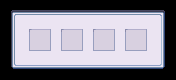

Tiled map render using the project's own tile images. Description and the whole map definition, tile-layer contents included, below:
An orthogonal 11x5 tile map with 16x16 px tiles, 3 tile layers (Tile Layer 1, Tile Layer 2, Tile Layer 3).

<map version="1.10" tiledversion="1.11.2" orientation="orthogonal" renderorder="right-down" width="11" height="5" tilewidth="16" tileheight="16" infinite="0" nextlayerid="5" nextobjectid="1">
 <tileset firstgid="1" source="Modern_UI_Style_2.tsx" />
 <layer id="1" name="Tile Layer 1" width="11" height="5">
  <data encoding="csv">
99,100,100,100,100,100,100,100,100,100,101,
148,149,740,740,149,149,149,149,149,149,150,
148,740,740,740,740,149,149,149,149,149,150,
148,740,740,740,740,149,149,149,149,149,150,
197,198,198,198,198,198,198,198,198,198,199
</data>
 </layer>
 <layer id="2" name="Tile Layer 2" width="11" height="5">
  <data encoding="csv">
448,987,987,987,987,987,987,987,987,987,0,
399,246,247,246,247,246,247,246,247,248,0,
399,295,296,295,296,295,296,295,296,297,0,
448,344,345,344,345,344,345,344,345,346,0,
497,498,498,497,498,448,449,0,0,0,0
</data>
 </layer>
 <layer id="3" name="Tile Layer 3" width="11" height="5">
  <data encoding="csv">
0,0,0,0,0,0,0,0,0,0,0,
0,938,938,248,938,248,938,248,938,938,0,
0,938,938,297,938,297,938,297,938,938,0,
0,938,938,346,938,346,938,346,938,938,0,
0,0,0,0,0,0,0,0,0,0,0
</data>
 </layer>
</map>
